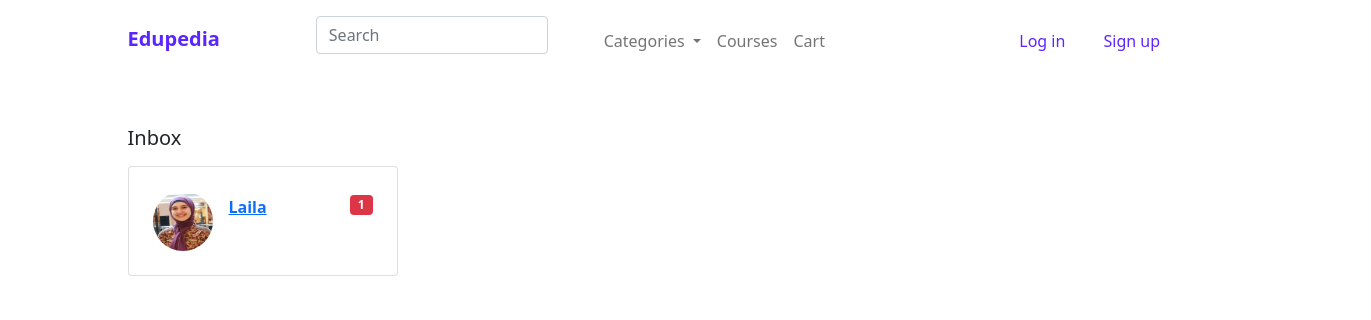
/server/messages.php, run on the app's committed database.
### tables this page shows
CREATE TABLE `user` (
  `id` int(11) NOT NULL,
  `type` int(11) NOT NULL,
  `fname` varchar(50) NOT NULL,
  `email` varchar(62) NOT NULL,
  `password` varchar(255) NOT NULL,
  `security_ans` varchar(255) NOT NULL,
  `picture` varchar(255) DEFAULT NULL,
  `tutor_status` int(11) DEFAULT NULL,
  `admin_rank` int(11) DEFAULT NULL,
  `tutor_cv` varchar(255) DEFAULT NULL,
  `status` text DEFAULT NULL
);

### server/functions.php (called while the page is built, shortened)
<?php
function printUser($sql)
{
    include 'database.php';
    $result = $conn->query($sql);
    return $result->fetch_assoc();
}
?>

### server/messages.php (the view, shortened to what this page needs)
<html>
<head>
    <link rel="stylesheet" type="text/css" href="styles/styles.css">
    <link href="https://cdn.jsdelivr.net/npm/bootstrap@5.1.3/dist/css/bootstrap.min.css" rel="stylesheet">
    <link href='https://stackpath.bootstrapcdn.com/bootstrap/5.0.0-alpha1/css/bootstrap.min.css' rel='stylesheet'>
    <link href='https://cdnjs.cloudflare.com/ajax/libs/font-awesome/4.0.3/css/font-awesome.css' rel='stylesheet'>
    <link rel="stylesheet" href="https://cdn.jsdelivr.net/npm/bootstrap-icons@1.5.0/font/bootstrap-icons.css">
</head>
<html>
<?php
include 'functions.php';
include 'nav.php';
$sql = "SELECT * FROM user WHERE id='" . $_SESSION['reciever'] . "'";
$row = printUser($sql);
?>
<body>
    <div class="container py-5">
        <div class="row">
            <div class="col-md-6 col-lg-5 col-xl-4 mb-4 mb-md-0">
                <h5 class="font-weight-bold mb-3 text-left text-lg-start" id="inbox">Inbox</h5>
                <div class="card">
                    <div class="card-body">
                        <ul class="list-unstyled mb-0">
                            <li class="p-2 ">
                                <a href="#!" class="d-flex justify-content-between">
                                    <div class="d-flex flex-row">
                                        <img src=<?php echo $row['picture'] ?> alt="avatar" class="rounded-circle d-flex align-self-center me-3 shadow-1-strong" width="60" height="60">
                                        <div class="pt-1">
                                            <p class="fw-bold mb-0"><?php echo $row['fname'] ?></p>
                                        </div>
                                    </div>
                                    <div class="pt-1">
                                        <span class="badge bg-danger float-end" onclick="location.href='message.php?receiver=<?php echo $_SESSION['reciever']; ?>'">1</span>
                                    </div>
                                </a>
                            </li>
                        </ul>
                    </div>
                </div>
            </div>
</html>

### server/styles/styles.css (style rules this page uses)
:root { --primary: #5B25FF; --dark: rgb(17, 16, 16); --body: #363EE0; --dark2: #1c1d1f; --box-shadow: 2px 3px 5px grey; --active:#FFA700; --font:"Open Sans", sans-serif; }
.card { width:270px; }
body { font-family: 'Lato', sans-serif; }
body { font-family: Arial, sans-serif; }

### data on the page
user: picture (picture), fname "Laila"
